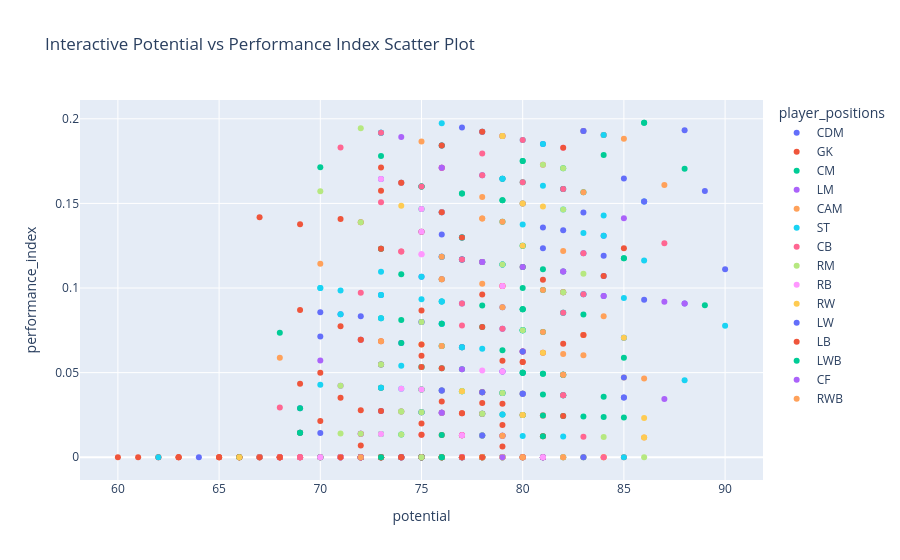

Source (notebook cell):
### Code cell
# Underperformers

# Interactive Scatter Plot for Potential vs Goals
fig = px.scatter(underperformers, 
                 x='potential', 
                 y='performance_index', 
                 color='player_positions', 
                 hover_name='short_name', 
                 title="Interactive Potential vs Performance Index Scatter Plot"
                )
fig.show()

### Figure 1 — Plotly figure (JSON) as saved in the notebook; plotly's stock layout.template omitted (floating-point values rounded to 4 significant figures; data arrays with more than 128 entries replaced by an {"elided": "..."} marker saying what was removed)
{"data": [{"hovertemplate": "<b>%{hovertext}</b><br><br>player_positions=CDM<br>potential=%{x}<br>performance_index=%{y}<extra></extra>", "hovertext": ["Samú Costa", "B. Pearson", "L. Milivojević", "José Mari", "Allan", "David López", "Thiago Mendes", "Cafú", "Lucas Torró", "Danilo Pereira", "Mario Suárez", "Pedro Obiang", "Tiago Ribeiro", "Hugo Guillamón", "Eguaras", "De La Hoz", "M. Šviderský", "M. Nakamba", "J. Baumgartlinger", "P. Akouokou", "G. Rodríguez", "J. Góralski", "H. Belkebla", "M. Camara", "H. Magnetti", "N. Kanté", "B. Baiye", "M. Gonalons", "J. McArthur", "J. Riedewald", "Bastida", "S. Özcan", "K. Jakić", "S. Rode", "I. Gueye", "S. Amrabat", "N. Höfler", "Y. Keitel", "N. Chalobah", "Terrats", "I. Sulemana", "A. Stiller", "K. Asllani", "R. Gagliardini", "E. Martel", "G. Strauch", "K. Bistrović", "Ł. Poręba", "A. Azhil", "B. Innocent", "J. Lepenant", "C. Kramer", "I. Baba", "K. Phillips", "S. McTominay", "B. Elmaz", "T. Bakayoko", "A. Barberis", "L. Doucet", "D. Demme", "J. Colback", "C. Kouyaté", "R. Yates", "K. Laimer", "X. Schlager", "J. Belocian", "E. Darboe", "N. Gudelj", "J. Aholou", "S. Prcić", "Y. Bissouma", "O. Skipp", "T. Tsingaras", "M. Jajalo", "A. Kemlein", "R. Khedira", "C. Groß", "N. Rapp", "F. Downes", "B. Franjić", "J. Guilavogui"], "legendgroup": "CDM", "marker": {"color": "#636efa", "symbol": "circle"}, "mode": "markers", "name": "CDM", "orientation": "v", "showlegend": true, "type": "scatter", "x": [81, 73, 74, 70, 80, 77, 76, 69, 76, 80, 72, 73, 81, 82, 73, 72, 80, 76, 76, 78, 82, 73, 75, 78, 76, 89, 70, 76, 75, 75, 78, 83, 79, 78, 82, 79, 75, 75, 75, 78, 80, 79, 84, 76, 84, 71, 76, 72, 74, 71, 83, 77, 80, 85, 83, 81, 76, 74, 69, 77, 69, 77, 79, 84, 84, 79, 79, 79, 76, 76, 86, 84, 79, 72, 76, 75, 70, 73, 76, 78, 75], "xaxis": "x", "y": [0.1852, 0.0, 0.02703, 0.07143, 0.0, 0.1169, 0.1447, 0.0, 0.1184, 0.05, 0.0, 0.05479, 0.0, 0.04878, 0.1644, 0.06944, 0.0, 0.0, 0.02632, 0.0, 0.1341, 0.0274, 0.1333, 0.1154, 0.1842, 0.1573, 0.01429, 0.1184, 0.0, 0.0, 0.0, 0.1205, 0.08861, 0.1667, 0.1585, 0.1646, 0.08, 0.08, 0.0, 0.01282, 0.0625, 0.05063, 0.131, 0.06579, 0.09524, 0.0, 0.07895, 0.08333, 0.0, 0.08451, 0.1446, 0.1948, 0.0625, 0.03529, 0.09639, 0.0, 0.0, 0.06757, 0.01449, 0.01299, 0.02899, 0.09091, 0.1139, 0.1905, 0.1071, 0.01266, 0.0, 0.07595, 0.1316, 0.1711, 0.09302, 0.119, 0.01266, 0.01389, 0.0, 0.1067, 0.08571, 0.0, 0.02632, 0.03846, 0.05333], "yaxis": "y"}, {"hovertemplate": "<b>%{hovertext}</b><br><br>player_positions=GK<br>potential=%{x}<br>performance_index=%{y}<extra></extra>", "hovertext": {"elided": "139 str values"}, "legendgroup": "GK", "marker": {"color": "#EF553B", "symbol": "circle"}, "mode": "markers", "name": "GK", "orientation": "v", "showlegend": true, "type": "scatter", "x": {"elided": "139 int values"}, "xaxis": "x", "y": {"elided": "139 float values"}, "yaxis": "y"}, {"hovertemplate": "<b>%{hovertext}</b><br><br>player_positions=CM<br>potential=%{x}<br>performance_index=%{y}<extra></extra>", "hovertext": ["Gui Guedes", "Dani García", "Ander Herrera", "Unai Vencedor", "Alberto Moreno", "R. Gravenberch", "J. Rothwell", "J. Wells-Morrison", "T. Cairney", "Jaime Seoane", "Borja García", "Marcos Antonio", "A. Oxlade-Chamberlain", "J. Reine-Adélaïde", "Gerson", "Jean Lucas", "Pablo Ibáñez", "Renato Sanches", "Carlos Soler", "Ander Guevara", "Olasagasti", "Joan Jordán", "Pedro Ortiz", "Javi Guerra", "Manu Trigueros", "L. Dendoncker", "T. O'Reilly", "M. Sanson", "Zarraga", "Saúl", "E. Rexhbeçaj", "M. Sabitzer", "P. Osterhage", "M. Aebischer", "S. Baptiste", "M. Jensen", "B. Gilmour", "E. Mwepu", "L. Hall", "W. Hughes", "K. Phillips", "M. Dahoud", "A. Kamara", "J. Fazzini", "A. Grassi", "T. Davies", "I. Price", "A. Bianco", "G. Castrovilli", "Y. Maleh", "M. Röhl", "R. Wagner", "J. Onomah", "Algobia", "N. Maksimović", "A. Cortinovis", "M. Hongla", "A. Hrustić", "I. Ilić", "F. Becker", "G. Prömel", "P. Pogba", "D. Huseinbašić", "M. Olesen", "J. Schwirten", "T. Bašić", "M. Vecino", "K. Askildsen", "M. Berisha", "Þ. Helgason", "M. Listkowski", "A. Claude-Maurice", "J. Martin", "Thiago", "C. Jones", "N. Keïta", "Q. Boisgard", "R. Reitz", "J. Weigl", "E. Shabani", "C. Grenier", "A. Robertson", "D. van de Beek", "Z. Iqbal", "Y. Adli", "T. Pobega", "E. Matazo", "S. Delaye", "K. Fayad", "L. Leroy", "W. Bondo", "F. Ranocchia", "M. Valoti", "M. Achi", "T. Ndombele", "E. Anderson", "J. Shelvey", "O. Hammond", "O. Mangala", "L. O'Brien", "D. Brašanac", "A. Haidara", "K. Kampl", "Illarramendi", "Turrientes", "B. Santamaria", "E. Bove", "E. Bohinen", "L. Capezzi", "A. Iervolino", "G. Maggiore", "I. Sissoko", "L. Ulrich", "M. Adopo", "R. Bentancur", "P. Sarr", "D. Genreau", "A. Schäfer", "P. Seguin", "M. Thorsby", "I. Moriba", "E. Capoue", "F. Coquelin", "J. Mbom", "C. Coventry", "B. Traoré"], "legendgroup": "CM", "marker": {"color": "#00cc96", "symbol": "circle"}, "mode": "markers", "name": "CM", "orientation": "v", "showlegend": true, "type": "scatter", "x": [80, 75, 79, 84, 80, 89, 73, 77, 75, 78, 74, 81, 77, 81, 82, 80, 70, 85, 88, 81, 76, 80, 70, 79, 79, 77, 79, 76, 80, 81, 77, 80, 76, 78, 76, 77, 82, 82, 80, 76, 72, 82, 82, 79, 73, 78, 73, 69, 81, 80, 77, 75, 73, 68, 80, 78, 78, 75, 86, 80, 77, 85, 74, 69, 71, 80, 77, 80, 76, 76, 72, 77, 75, 86, 84, 82, 73, 78, 80, 75, 75, 78, 84, 80, 82, 85, 83, 75, 76, 75, 79, 80, 73, 74, 82, 85, 77, 72, 80, 80, 74, 82, 80, 77, 80, 77, 82, 79, 66, 67, 81, 79, 83, 69, 83, 82, 78, 79, 73, 76, 82, 80, 80, 75, 75, 75], "xaxis": "x", "y": [0.0, 0.16, 0.1519, 0.02381, 0.1625, 0.08989, 0.1233, 0.0, 0.16, 0.07692, 0.06757, 0.04938, 0.06494, 0.09877, 0.04878, 0.0375, 0.1714, 0.1176, 0.1705, 0.04938, 0.0, 0.1125, 0.0, 0.06329, 0.1392, 0.06494, 0.0, 0.0, 0.15, 0.07407, 0.1558, 0.0875, 0.06579, 0.1923, 0.1447, 0.03896, 0.03659, 0.04878, 0.175, 0.09211, 0.0, 0.04878, 0.0, 0.1139, 0.08219, 0.02564, 0.0137, 0.01449, 0.1111, 0.075, 0.05195, 0.0, 0.0, 0.07353, 0.125, 0.0, 0.03846, 0.04, 0.1977, 0.05, 0.1169, 0.02353, 0.08108, 0.02899, 0.0, 0.1, 0.1169, 0.0875, 0.0, 0.05263, 0.0, 0.1299, 0.05333, 0.1977, 0.1786, 0.09756, 0.05479, 0.0, 0.075, 0.0, 0.16, 0.0, 0.03571, 0.0, 0.02439, 0.05882, 0.0241, 0.0, 0.1842, 0.1467, 0.0, 0.0875, 0.0411, 0.01351, 0.1098, 0.1176, 0.0, 0.0, 0.05, 0.05, 0.1081, 0.1585, 0.175, 0.1299, 0.025, 0.1558, 0.08537, 0.1519, 0.0, 0.0, 0.03704, 0.1646, 0.0, 0.01449, 0.1566, 0.03659, 0.08974, 0.03797, 0.1781, 0.1053, 0.1707, 0.125, 0.075, 0.0, 0.0, 0.02667], "yaxis": "y"}, {"hovertemplate": "<b>%{hovertext}</b><br><br>player_positions=LM<br>potential=%{x}<br>performance_index=%{y}<extra></extra>", "hovertext": ["Lázaro", "Jon Morcillo", "Diego Bri", "Juan Cruz", "Juanmi", "J. Bynoe-Gittens", "Paulinho", "Javi Llabrés", "E. Smith Rowe", "A. Young", "J. Bela", "Y. Massolin", "M. Diarra", "F. Alidou", "A. Gordon", "N. Weißhaupt", "M. Solomon", "Munir", "D. Limnios", "A. Aouchiche", "Y. Cathline", "Y. Borges Sanches", "A. Harit", "M. D'Alessandro", "A. Bamba", "N. Zalewski", "Morales"], "legendgroup": "LM", "marker": {"color": "#ab63fa", "symbol": "circle"}, "mode": "markers", "name": "LM", "orientation": "v", "showlegend": true, "type": "scatter", "x": [85, 77, 76, 76, 79, 87, 81, 81, 87, 74, 70, 69, 74, 77, 84, 77, 85, 79, 75, 79, 73, 81, 78, 71, 72, 86, 80], "xaxis": "x", "y": [0.1412, 0.06494, 0.0, 0.02632, 0.05063, 0.03448, 0.0, 0.0, 0.09195, 0.1892, 0.05714, 0.0, 0.0, 0.05195, 0.09524, 0.1169, 0.07059, 0.1899, 0.02667, 0.01266, 0.09589, 0.0, 0.1923, 0.04225, 0.01389, 0.1512, 0.1125], "yaxis": "y"}, {"hovertemplate": "<b>%{hovertext}</b><br><br>player_positions=CAM<br>potential=%{x}<br>performance_index=%{y}<extra></extra>", "hovertext": ["Arnau Puigmal", "Fábio Vieira", "Pablo Torre", "Ricard Artero", "Reinier", "T. Bischof", "Fábio Carvalho", "G. Manvelyan", "José Pozo", "Coutinho", "K. Urbański", "E. Vignato", "E. Marcondes", "S. Ghoddos", "R. Trevitt", "Y. Yarmoliuk", "C. Peupion", "M. Wenig", "N. Bajrami", "L. Harris", "K. Šekularac", "John Patrick", "M. Damar", "M. Uth", "G. Kakuta", "H. Aouar", "M. El Arouch", "C. Noß", "H. Wolf", "A. Barkok", "M. Akliouche", "G. Gaetano", "J. Lingard", "Arribas", "D. Doué", "C. Volpato", "G. Kastanos", "L. D'Andrea", "K. Thorstvedt", "S. Edera", "A. Devine", "M. Pantović", "M. Lanzini", "C. Campbell"], "legendgroup": "CAM", "marker": {"color": "#FFA15A", "symbol": "circle"}, "mode": "markers", "name": "CAM", "orientation": "v", "showlegend": true, "type": "scatter", "x": [78, 87, 86, 80, 79, 83, 86, 72, 76, 82, 79, 82, 70, 68, 73, 80, 73, 80, 85, 84, 76, 78, 78, 76, 76, 84, 84, 74, 79, 78, 81, 79, 78, 79, 84, 82, 75, 78, 79, 69, 83, 73, 79, 78], "xaxis": "x", "y": [0.1026, 0.1609, 0.04651, 0.0, 0.1013, 0.06024, 0.01163, 0.0, 0.02632, 0.09756, 0.0, 0.04878, 0.0, 0.05882, 0.0, 0.0, 0.0, 0.0, 0.1882, 0.0, 0.0, 0.0, 0.03846, 0.0, 0.0, 0.08333, 0.0, 0.0, 0.08861, 0.1154, 0.07407, 0.02532, 0.141, 0.01266, 0.1905, 0.06098, 0.1867, 0.141, 0.1392, 0.0, 0.0, 0.0, 0.01266, 0.0], "yaxis": "y"}, {"hovertemplate": "<b>%{hovertext}</b><br><br>player_positions=ST<br>potential=%{x}<br>performance_index=%{y}<extra></extra>", "hovertext": ["Dyego Sousa", "Matheus Cunha", "Carlos Martín", "Willian José", "L. Mousset", "Gonçalo Paciência", "Álvaro Giménez", "Lucas Pérez", "S. Lammers", "Samu Sáiz", "Manu Vallejo", "Pablo Rodríguez", "Abdón Prats", "Cristiano Ronaldo", "S. Surridge", "Hugo Novoa", "Andrés Martín", "Mariano", "Carlos Fernández", "Marcos André", "Hugo Duro", "Diego Costa", "Gonçalo Guedes", "M. Milovanović", "C. Archer", "Villalibre", "A. Hahn", "M. Tel", "S. Ganvoula", "S. Zoller", "A. Raimondo", "J. Lowe", "I. Slimani", "A. Broja", "J. Mateta", "Negredo", "A. Modeste", "M. Destro", "M. Satriano", "D. Calvert-Lewin", "N. Petersen", "T. Ablade", "Mata", "T. Henry", "K. Lasagna", "M. Đurić", "F. Asllani", "C. Da Graça", "S. Adamyan", "F. Dietz", "J. Persson", "A. Buksa", "S. Azmoun", "M. Bayo", "S. Doucouré", "A. Grbić", "M. Dembélé", "T. Müsel", "D. Burgzorg", "C. De Ketelaere", "Z. Ibrahimović", "M. Lazetić", "M. Boadu", "K. Volland", "V. Germain", "M. Marić", "J. Affamah", "Falcao", "Karrikaburu", "A. Belotti", "E. Shomurodov", "F. Bonazzoli", "E. Botheim", "J. Kristoffersen", "A. Álvarez Martínez", "J. Antiste", "D. Jean", "L. Mothiba", "T. Kastanaras", "A. Kuol", "L. Pfeiffer", "P. Pellegri", "Y. Begraoui", "I. Nestorovski", "J. Leweling", "S. Michel", "O. Burke", "D. Mubama", "G. Scamacca", "L. Nmecha", "D. Pejčinović"], "legendgroup": "ST", "marker": {"color": "#19d3f3", "symbol": "circle"}, "mode": "markers", "name": "ST", "orientation": "v", "showlegend": true, "type": "scatter", "x": [77, 86, 80, 78, 72, 74, 68, 78, 76, 75, 78, 77, 71, 90, 77, 79, 79, 74, 76, 76, 84, 76, 85, 77, 79, 78, 74, 84, 70, 73, 79, 71, 75, 85, 79, 77, 79, 75, 81, 84, 74, 71, 75, 76, 73, 70, 74, 79, 73, 70, 74, 77, 81, 80, 75, 72, 83, 70, 73, 88, 82, 85, 83, 82, 73, 70, 73, 76, 82, 80, 76, 77, 78, 62, 80, 79, 76, 73, 78, 71, 73, 76, 78, 71, 82, 73, 73, 74, 86, 83, 81], "xaxis": "x", "y": [0.06494, 0.1163, 0.0125, 0.1154, 0.0, 0.1622, 0.0, 0.1154, 0.1184, 0.04, 0.02564, 0.0, 0.08451, 0.07778, 0.03896, 0.03797, 0.02532, 0.0, 0.07895, 0.03947, 0.131, 0.1974, 0.09412, 0.0, 0.0, 0.01282, 0.05405, 0.1905, 0.04286, 0.1918, 0.0, 0.0, 0.05333, 0.07059, 0.1139, 0.1299, 0.1646, 0.1067, 0.1605, 0.1429, 0.04054, 0.0, 0.09333, 0.09211, 0.1918, 0.1, 0.0, 0.0, 0.1918, 0.1, 0.0, 0.0, 0.1852, 0.1875, 0.02667, 0.0, 0.1928, 0.0, 0.0411, 0.04545, 0.03659, 0.0, 0.09639, 0.1463, 0.1096, 0.0, 0.0, 0.07895, 0.0122, 0.1375, 0.03947, 0.1299, 0.0641, 0.0, 0.075, 0.02532, 0.0, 0.09589, 0.01282, 0.0, 0.0137, 0.09211, 0.0, 0.09859, 0.08537, 0.08219, 0.09589, 0.0, 0.1512, 0.1325, 0.0], "yaxis": "y"}, {"hovertemplate": "<b>%{hovertext}</b><br><br>player_positions=CB<br>potential=%{x}<br>performance_index=%{y}<extra></extra>", "hovertext": ["R. Holding", "J. Bednarek", "Diego Carlos", "S. Swinkels", "Felipe", "Marco Moreno", "Víctor Ruiz", "T. Oermann", "E. Turns", "Carlos Domínguez", "Víctor Chust", "Biel Farrés", "Eduardo Quaresma", "Mario Gila", "Pedro Mendes", "Urko González", "I. Radovanović", "Marcão", "Kike Salas", "Cristhian Mosquera", "Jorge Cuenca", "L. Bogarde", "C. Chambers", "R. Oxford", "Piqué", "W. Amey", "M. Motolese", "O. Bevan", "T. Crama", "C. Goode", "P. Jansson", "J. van Hecke", "O. Offiah", "S. Cissé", "J. Tomkins", "M. Mbaye", "S. Coulibaly", "H. Smolčić", "K. De Winter", "L. Tonelli", "M. Holgate", "R. Welch", "Álex Revuelta", "Monjonell", "E. Bičakčić", "A. Fontanarosa", "D. Rugani", "R. Smajić", "M. Ciucci", "K. Dermaku", "M. Çetin", "S. Fortes", "A. Louveau", "N. Phillips", "J. Boateng", "D. Da Silva", "T. Jantschke", "N. Tauer", "Pep Gayà", "A. Laporte", "M. Gabbia", "Y. Okou", "M. Sakho", "V. Antov", "A. Carboni", "G. Donati", "L. Marrone", "J. Diaz", "R. Voisine", "L. Østigård", "J. Lascelles", "M. Viti", "L. Badé", "G. Biancone", "L. Mbe Soh", "Vallejo", "M. Kumbulla", "F. Tripi", "A. Motoc", "K. Ayhan", "F. Romagna", "K. Rekik", "A. Aidonis", "P. Stenzel", "D. Zima", "L. Costa", "J. Abankwah", "T. Baumgartl", "C. Dawson", "Y. Mosquera"], "legendgroup": "CB", "marker": {"color": "#FF6692", "symbol": "circle"}, "mode": "markers", "name": "CB", "orientation": "v", "showlegend": true, "type": "scatter", "x": [79, 80, 83, 75, 81, 77, 78, 74, 76, 78, 83, 72, 82, 73, 74, 77, 73, 83, 77, 82, 82, 78, 76, 81, 83, 81, 72, 72, 71, 69, 75, 80, 75, 68, 72, 73, 82, 80, 79, 72, 78, 75, 69, 71, 74, 84, 77, 78, 68, 68, 77, 69, 72, 76, 79, 74, 72, 78, 77, 87, 79, 79, 76, 77, 80, 72, 72, 68, 68, 82, 76, 83, 81, 78, 76, 79, 82, 77, 71, 74, 72, 80, 70, 71, 81, 76, 77, 79, 78, 78], "xaxis": "x", "y": [0.1013, 0.0625, 0.01205, 0.0, 0.02469, 0.0, 0.1154, 0.02703, 0.0, 0.01282, 0.1928, 0.0, 0.03659, 0.05479, 0.0, 0.0, 0.1507, 0.09639, 0.07792, 0.03659, 0.1585, 0.0, 0.1711, 0.02469, 0.07229, 0.0, 0.0, 0.0, 0.0, 0.0, 0.16, 0.15, 0.01333, 0.02941, 0.09722, 0.1918, 0.0, 0.1625, 0.1899, 0.0, 0.1795, 0.0, 0.0, 0.0, 0.1216, 0.0, 0.09091, 0.0, 0.0, 0.0, 0.01299, 0.0, 0.0, 0.03947, 0.07595, 0.1622, 0.01389, 0.03846, 0.01299, 0.1264, 0.1899, 0.0, 0.1711, 0.1169, 0.0625, 0.06944, 0.0, 0.0, 0.0, 0.08537, 0.0, 0.1205, 0.02469, 0.02564, 0.0, 0.0, 0.09756, 0.0, 0.0, 0.1216, 0.0, 0.1875, 0.0, 0.1831, 0.1728, 0.1053, 0.01299, 0.1013, 0.1667, 0.0], "yaxis": "y"}, {"hovertemplate": "<b>%{hovertext}</b><br><br>player_positions=RM<br>potential=%{x}<br>performance_index=%{y}<extra></extra>", "hovertext": ["Marquinhos", "Adu Ares", "Miguel Rodríguez", "Hugo Sotelo", "T. Lemperle", "J. Thielmann", "Antonio Sánchez", "Gelson Martins", "Iker Benito", "Roberto Torres", "Bebé", "Portillo", "L. Ramazani", "N. Sarenren Bazee", "D. Caligiuri", "José Lara", "T. Arconte", "J. Sarmiento", "J. Dossou", "M. Ebiowei", "F. Passlack", "T. Chandler", "A. Knauff", "J. Schmid", "D. James", "H. Wilson", "Y. Kallon", "F. Terracciano", "K. Schindler", "K. Bellarabi", "I. Lihadji", "A. Virginius", "P. Herrmann", "F. Pellistri", "B. Makouana", "M. Coco", "R. Fraser", "M. Ritchie", "T. Coulibaly"], "legendgroup": "RM", "marker": {"color": "#B6E880", "symbol": "circle"}, "mode": "markers", "name": "RM", "orientation": "v", "showlegend": true, "type": "scatter", "x": [86, 77, 80, 74, 79, 82, 75, 77, 75, 75, 74, 72, 81, 71, 75, 75, 78, 80, 71, 78, 74, 72, 83, 74, 82, 79, 82, 79, 70, 79, 79, 84, 73, 82, 78, 72, 76, 73, 80], "xaxis": "x", "y": [0.0, 0.03896, 0.025, 0.0, 0.03797, 0.1463, 0.08, 0.03896, 0.04, 0.02667, 0.02703, 0.1944, 0.1728, 0.01408, 0.05333, 0.0, 0.02564, 0.0375, 0.04225, 0.0, 0.02703, 0.01389, 0.1084, 0.01351, 0.09756, 0.1899, 0.1707, 0.1139, 0.1571, 0.0, 0.0, 0.0119, 0.05479, 0.0, 0.01282, 0.1389, 0.06579, 0.0137, 0.075], "yaxis": "y"}, {"hovertemplate": "<b>%{hovertext}</b><br><br>player_positions=RB<br>potential=%{x}<br>performance_index=%{y}<extra></extra>", "hovertext": ["Ander Capa", "Héctor Bellerín", "Fran Delgado", "R. Fredericks", "Kikín", "Alex Rodríguez", "Diego Moreno", "Mario Hernández", "B. Sarr", "M. Tolba", "J. Stacey", "Kevin", "K. John", "L. Venuti", "H. Siquet", "M. Zanotti", "M. De Sciglio", "M. Lemmens", "R. Lewis", "A. Florenzi", "G. Ferrarini", "A. Zanoli", "Manquillo", "Odriozola", "L. Assignon", "M. Müldür", "K. Fila", "K. Fischer"], "legendgroup": "RB", "marker": {"color": "#FF97FF", "symbol": "circle"}, "mode": "markers", "name": "RB", "orientation": "v", "showlegend": true, "type": "scatter", "x": [77, 80, 71, 75, 74, 70, 75, 78, 73, 74, 75, 75, 71, 73, 81, 81, 76, 67, 82, 79, 74, 79, 74, 80, 79, 77, 73, 75], "xaxis": "x", "y": [0.01299, 0.0375, 0.0, 0.04, 0.0, 0.0, 0.12, 0.05128, 0.0, 0.0, 0.12, 0.1333, 0.0, 0.1644, 0.02469, 0.0, 0.1447, 0.0, 0.1829, 0.1013, 0.0, 0.0, 0.04054, 0.0, 0.05063, 0.0, 0.0137, 0.1467], "yaxis": "y"}, {"hovertemplate": "<b>%{hovertext}</b><br><br>player_positions=RW<br>potential=%{x}<br>performance_index=%{y}<extra></extra>", "hovertext": ["Estanis", "B. Bobzien", "Pablo Sarabia", "Suso", "Lucas Moura", "Adama Traoré", "R. Nelson", "T. Bonga", "J. Osei-Tutu", "R. Christie", "H. Ziyech", "M. Soulé", "M. Cancellieri", "L. Romero", "N. Ngoumou", "B. Knight", "C. Palmer", "S. Ben Seghir", "M. Politano", "A. Januzaj", "D. Seck", "B. Goller"], "legendgroup": "RW", "marker": {"color": "#FECB52", "symbol": "circle"}, "mode": "markers", "name": "RW", "orientation": "v", "showlegend": true, "type": "scatter", "x": [79, 76, 81, 79, 80, 80, 80, 66, 75, 74, 83, 85, 86, 86, 81, 74, 85, 78, 81, 79, 77, 76], "xaxis": "x", "y": [0.0, 0.0, 0.02469, 0.1899, 0.025, 0.125, 0.15, 0.0, 0.06667, 0.1486, 0.07229, 0.07059, 0.01163, 0.02326, 0.06173, 0.0, 0.04706, 0.0, 0.1481, 0.0, 0.03896, 0.0], "yaxis": "y"}, {"hovertemplate": "<b>%{hovertext}</b><br><br>player_positions=LW<br>potential=%{x}<br>performance_index=%{y}<extra></extra>", "hovertext": ["Ferran Torres", "Sergi Canós", "Alejandro Garnacho", "Ander Martín", "Robert Navarro", "Pedro Neto", "J. Stanislas", "K. Lewis-Potter", "C. Pulisic", "R. Sottil", "J. Larsen", "F. Chiesa", "David Costa", "A. Zerbin", "R. Ilie", "I. Gharbi", "Barrenetxea", "Oyarzabal", "K. Sulemana", "V. Birmančević", "J. Flemmings"], "legendgroup": "LW", "marker": {"color": "#636efa", "symbol": "circle"}, "mode": "markers", "name": "LW", "orientation": "v", "showlegend": true, "type": "scatter", "x": [88, 74, 85, 74, 80, 85, 72, 80, 88, 81, 78, 90, 81, 80, 83, 78, 83, 86, 85, 76, 64], "xaxis": "x", "y": [0.1932, 0.0, 0.1647, 0.0, 0.0625, 0.03529, 0.0, 0.0375, 0.09091, 0.1235, 0.03846, 0.1111, 0.1358, 0.0375, 0.0, 0.01282, 0.1928, 0.1512, 0.04706, 0.03947, 0.0], "yaxis": "y"}, {"hovertemplate": "<b>%{hovertext}</b><br><br>player_positions=LB<br>potential=%{x}<br>performance_index=%{y}<extra></extra>", "hovertext": ["L. Pellegrini", "Henrique", "Sergio Gómez", "J. Wilson-Esbrand", "F. Ballo-Touré", "Fábio", "Pep Chavarría", "L. Sousa", "Balenziaga", "J. Furlong", "Medrano", "B. Diallo", "T. Adaramola", "S. Arzamendia", "T. Rothe", "L. Ranieri", "A. Terzić", "K. Ezekwem", "L. Kurzawa", "K. Pedersen", "D. Sinkgraven", "S. Loric", "B. Williams", "T. Tamas", "K. Zedadka", "P. Dummett", "J. Lewis", "J. Bryan", "R. Marchizza", "O. Zandén"], "legendgroup": "LB", "marker": {"color": "#EF553B", "symbol": "circle"}, "mode": "markers", "name": "LB", "orientation": "v", "showlegend": true, "type": "scatter", "x": [82, 73, 83, 76, 76, 72, 78, 80, 75, 74, 73, 67, 74, 77, 82, 78, 76, 73, 75, 71, 74, 71, 78, 75, 68, 73, 77, 73, 76, 77], "xaxis": "x", "y": [0.1829, 0.1233, 0.07229, 0.0, 0.1447, 0.06944, 0.07692, 0.0, 0.06667, 0.0, 0.0274, 0.0, 0.0, 0.1299, 0.02439, 0.1923, 0.1842, 0.0, 0.05333, 0.1408, 0.1622, 0.0, 0.0, 0.01333, 0.0, 0.0, 0.0, 0.06849, 0.05263, 0.02597], "yaxis": "y"}, {"hovertemplate": "<b>%{hovertext}</b><br><br>player_positions=LWB<br>potential=%{x}<br>performance_index=%{y}<extra></extra>", "hovertext": ["Rúben Vinagre", "Leonardo Buta", "Reguilón", "A. Zehnter", "S. Angori", "I. Boura", "S. Ba", "T. Puchacz"], "legendgroup": "LWB", "marker": {"color": "#00cc96", "symbol": "circle"}, "mode": "markers", "name": "LWB", "orientation": "v", "showlegend": true, "type": "scatter", "x": [81, 76, 83, 81, 73, 76, 76, 76], "xaxis": "x", "y": [0.02469, 0.01316, 0.08434, 0.01235, 0.0, 0.07895, 0.0, 0.0], "yaxis": "y"}, {"hovertemplate": "<b>%{hovertext}</b><br><br>player_positions=CF<br>potential=%{x}<br>performance_index=%{y}<extra></extra>", "hovertext": ["L. Waldschmidt", "R. Malinovskyi", "M. Pjaca", "A. Barák", "M. Praszelik", "N. Zaniolo", "G. Defrel"], "legendgroup": "CF", "marker": {"color": "#ab63fa", "symbol": "circle"}, "mode": "markers", "name": "CF", "orientation": "v", "showlegend": true, "type": "scatter", "x": [78, 82, 76, 82, 79, 88, 76], "xaxis": "x", "y": [0.1154, 0.1098, 0.02632, 0.1098, 0.0, 0.09091, 0.1711], "yaxis": "y"}, {"hovertemplate": "<b>%{hovertext}</b><br><br>player_positions=RWB<br>potential=%{x}<br>performance_index=%{y}<extra></extra>", "hovertext": ["B. Soppy", "N. Zortea", "R. Framberger", "L. De Silvestri", "D. Kasius", "T. Lamptey", "J. Che", "R. Bellanova", "V. Lazaro", "J. Tanganga", "F. Ebosele", "F. Agu", "D. Lembikisa"], "legendgroup": "RWB", "marker": {"color": "#FFA15A", "symbol": "circle"}, "mode": "markers", "name": "RWB", "orientation": "v", "showlegend": true, "type": "scatter", "x": [81, 73, 70, 76, 76, 83, 82, 82, 76, 82, 78, 80, 72], "xaxis": "x", "y": [0.09877, 0.06849, 0.1143, 0.06579, 0.1184, 0.1566, 0.0, 0.122, 0.1053, 0.04878, 0.1538, 0.0, 0.0], "yaxis": "y"}], "layout": {"legend": {"title": {"text": "player_positions"}, "tracegroupgap": 0}, "title": {"text": "Interactive Potential vs Performance Index Scatter Plot"}, "xaxis": {"anchor": "y", "domain": [0, 1], "title": {"text": "potential"}}, "yaxis": {"anchor": "x", "domain": [0, 1], "title": {"text": "performance_index"}}}}
